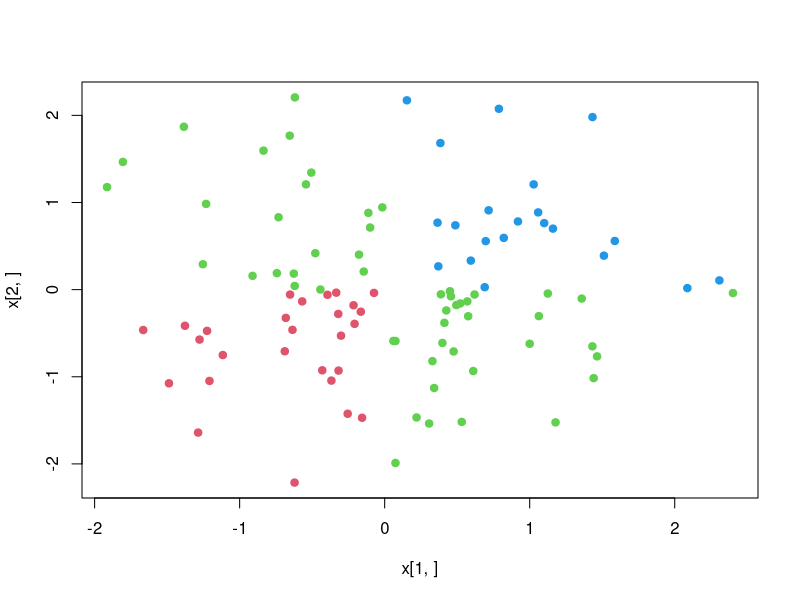
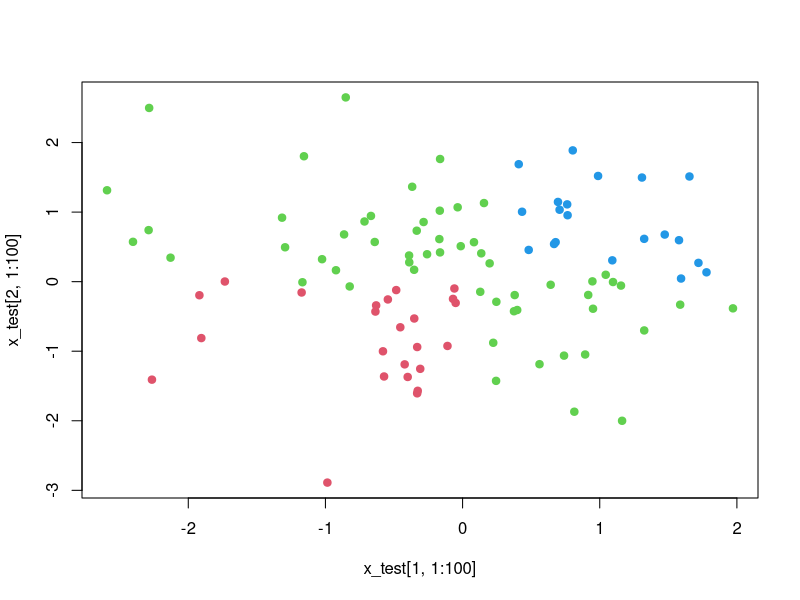

The R source for these figures, in order:
# R code for Lab 1
#
# Instructions: Fill in the correct answer in all of the places where YOUR_ANSWER_HERE appears.
#
# Names of team members
#    Jeffrey W. Miller

# ____________________________________________________________________________________________
# Problems 1 and 2 are to be handed in on paper during class.

# ____________________________________________________________________________________________
# Problem 3

# In lecture, we saw R code for a KNN classifier for univariate x's and binary y's (knn-classifier.r).
# In this part, you will extend this to a KNN classifier for multivariate x's and more than two classes.
#
# Complete the function below.

# KNN classifier algorithm (multivariate, multiclass) -- probability version
#   x0 = length d vector, the new x point at which to predict the y value.
#   x = d-by-n matrix of training x's, where x[,i] is the i'th training point x_i.
#   y = (y[1],...,y[n]) = vector of training y's, where y[i] is in {1,...,C}.
#   K = number of neighbors to use.
#   C = number of classes.
#   p_hat = (p_hat[1],...,p_hat[C]) where p_hat[j] = estimated probability of y0=j given x0.
KNN_multi = function(x0, x, y, K, C) {
    distances = sqrt(colSums((x - x0)^2))  # Euclidean distance between x0 and each x[,i]
    o = order(distances)  # order of the training points by distance from x0 (nearest to farthest)
    p_hat = sapply(1:C, function(j){sum(y[o[1:K]]==j)/K})  # p_hat[j] = proportion of y values of the K nearest training points that are equal to j.
    return(p_hat)  # return estimated probabilities
}

# KNN classifier algorithm (multivariate, multiclass) -- prediction version
KNN_multi_predict = function(x0, x, y, K, C) {
    p_hat = KNN_multi(x0, x, y, K, C)  # compute the estimated probabilities
    y0 = which.max(p_hat)  # find the class with the highest estimated probability
    return(y0)  # return the predicted class
}

# ____________________________________________________________________________________________
# Problem 4

# Simulate training and test data
set.seed(1)  # reset the random number generator
d = 2  # dimension of each training point x_i
n = 100  # number of training samples to simulate
n_test = 10000  # number of test samples to simulate
f = function(x0) { (x0[1]>0)+(x0[2]>0)+1 }  # true relationship between x's and y's
x = matrix(rnorm(n*d),d,n)  # simulate matrix of training x's
y = apply(x,2,f)  # simulate training y's with no noise
x_test = matrix(rnorm(n_test*d),d,n_test)  # simulate test x's
y_test = apply(x_test,2,f)  # simulate test y's
plot(x[1,],x[2,],col=y+1,pch=19)  # plot dimensions 1 and 2

# Apply your KNN classifier with K=5 when (a) d=2 and (b) d=20.  (For d=20, change d above and rerun the code.)
C = 3  # number of classes
K = 5  # number of neighbors to use
y_hat = apply(x, 2, function(x0) { KNN_multi_predict(x0, x, y, K, C) })  # predictions on the training set
y_test_hat = apply(x_test, 2, function(x0) { KNN_multi_predict(x0, x, y, K, C) })  # predictions on the test set
train_error = mean(y_hat != y)  # compute the training error rate
test_error = mean(y_test_hat != y_test)  # compute the test error rate

# Report your results:
# (a) d=2
#    training error rate = 0.05
#    test error rate = 0.1145
#
# (b) d=20
#    training error rate = 0.32
#    test error rate = 0.4572


# ____________________________________________________________________________________________
# Problem 5

# Compute test error when we always naively predict y0=2, regardless of x0.
naive_test_error = mean(2 != y_test)

# Compute test error when we make the optimal prediction f(x0).
optimal_test_error = mean(apply(x_test,2,f) != y_test)

# What do you get for the test error of the naive and optimal prediction methods?
#    naive_test_error = 0.4998
#    optimal_test_error = 0
#
# Should the naive and optimal results depend on whether d=2 or d=20? Explain.
#    No, the naive and optimal predictions depend only on the first two dimensions.
#    There may be slight differences due to randomness in the dataset.
#
# In one or two sentences, compare the performance of KNN when d=2 with KNN when d=20, 
# relative to the naive and optimal performance.
#    The optimal method has a perfect test error of 0, and when d=2, KNN is doing reasonably well
#    with test_error=0.1145.  However, when d=20, KNN is doing much worse with test_error=0.4572, 
#    which is close to the naive performance of 0.4998.


# ____________________________________________________________________________________________
# Problem 6

# Plot the KNN predictions for the first 100 test points when (a) d=2 and (b) d=20.
# (Change d above and rerun the code for each case.)
plot(x_test[1,1:100],x_test[2,1:100],col=y_test_hat[1:100]+1,pch=19)  # show dims 1 and 2 only

# Briefly describe what you see in one or two sentences:
#    When d=2, the plot of predictions looks much like the plot for the true values.
#    However, when d=20, the predictions are much more random looking and scattered.


# ____________________________________________________________________________________________
# Problem 7
# Cancer subtype classification

# Download the following two files from Files/Labs on Canvas:
#    lab-1-gene-expression.txt
#    lab-1-leukemia-type.txt
#
# These files contain gene expression data for n=72 leukemia patients,
# along with the corresponding leukemia subtype (ALL, AML, or MLL).
# 
# This data is from:
#    Armstrong et al., MLL translocations specify a distinct gene expression profile that 
#    distinguishes a unique leukemia. Nature Genetics, 30(1):41, 2002.

# Change directory to where the data files are located.
# (Edit this to wherever you downloaded the data files onto your computer.)
setwd("C:/Users/jwmil/gdrive/SL/Lab-1-KNN")

# Load the gene expression data
Dx = read.table(file="lab-1-gene-expression.txt", header=TRUE, sep='\t', row.names=1)
x = sapply(Dx, as.numeric)

# Load the cancer subtype labels
Dy = read.table(file="lab-1-leukemia-type.txt", header=TRUE, sep='\t', row.names=1)
y = as.numeric(Dy[,1])

# Split into training and test subsets
n = length(y)  # number of samples
set.seed(1)  # reset the random number generator
train = sample(1:n, round(n/2))  # random subset to use as training set
test = setdiff(1:n, train)  # subset to use as test set

# Run your KNN classifier with (a) K=5 and (b) K=30 to make predictions on the test set x[,test]
# based on the training data in x[,train] and y[train].  Compute the error rate on the test set by 
# comparing your predictions with y[test]. Report your results below, using the same train/test split
# for both K=5 and K=30.
C = 3  # number of classes
K = 5  # number of neighbors to use
y_test_hat = apply(x[,test], 2, function(x0) { KNN_multi_predict(x0, x[,train], y[train], K, C) })  # predictions on the test set
test_error = mean(y_test_hat != y[test])  # compute the error rate on the test set

# Report your results:
# (a) K=5
#    test error rate = 0.05555
#
# (b) K=30
#    test error rate = 0.30555










